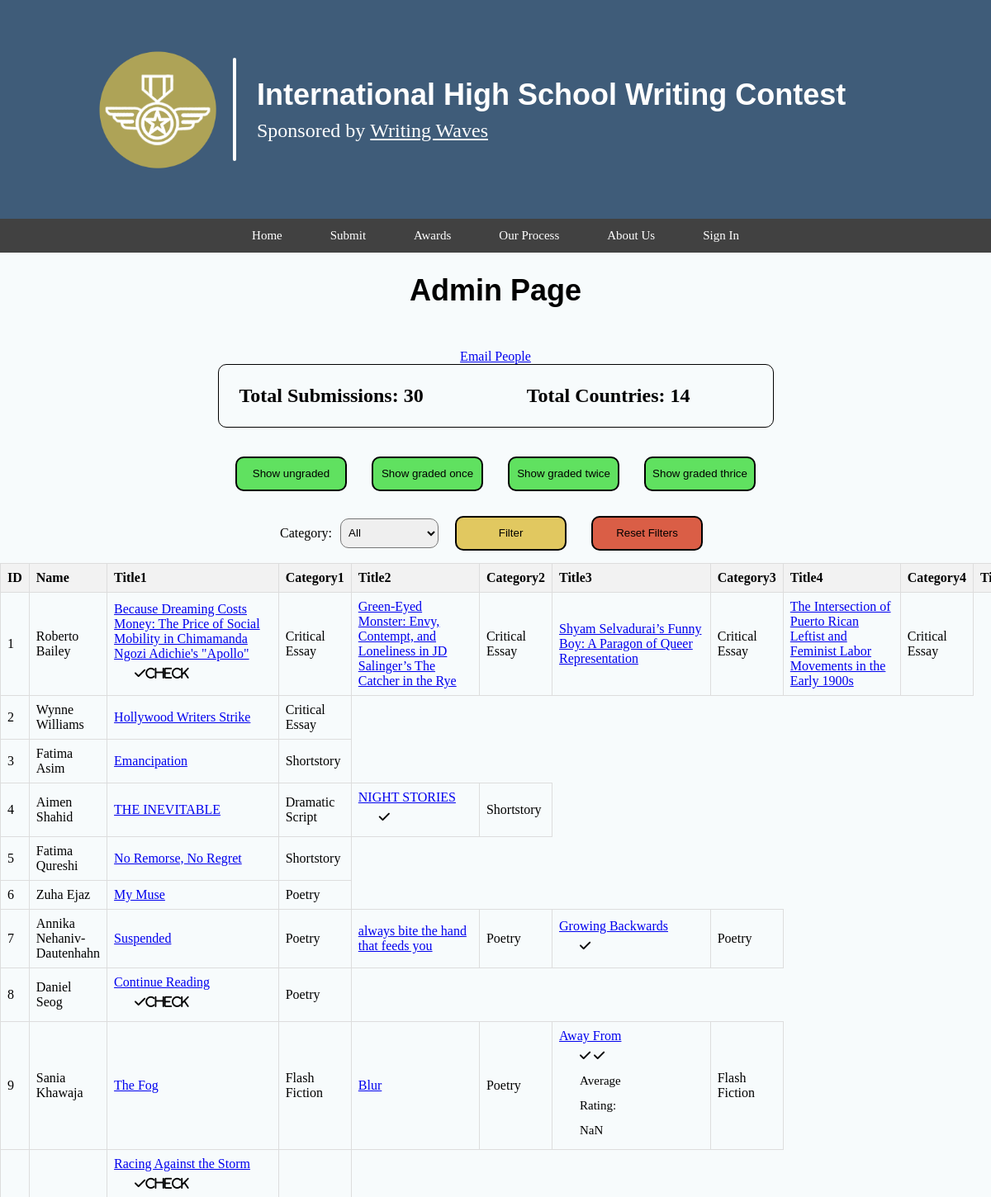
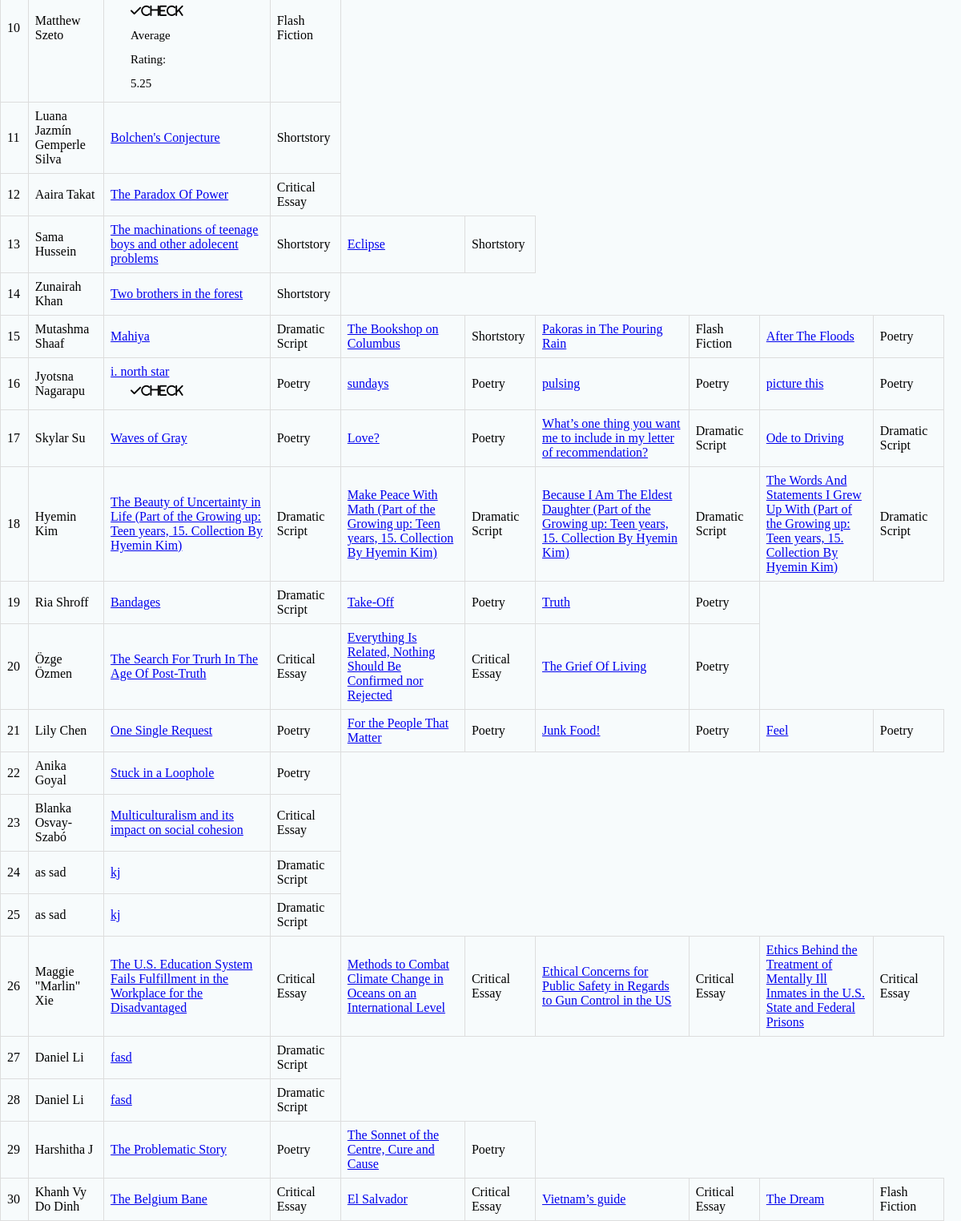
/admin-page/, run on the app's committed database (2 pictures, top to bottom).
### website_data/models.py (models this page shows, shortened)
class TestFileModel(models.Model):
    firstname = models.CharField(default="___", max_length=100, blank=True)
    lastname = models.CharField(default="___", max_length=100, blank=True)
    email = models.CharField(default="___", max_length=100, blank=True)
    phone_number = models.CharField(default="___", max_length=100, blank=True)
    country = models.CharField(default="___", max_length=100, blank=True)
    city = models.CharField(default="___", max_length=100, blank=True)
    zipcode = models.CharField(default="___", max_length=100, blank=True)
    grade_level = models.CharField(default="___", max_length=100, blank=True)
    birthday = models.DateField(default="1990-01-01", blank=True)
    school_name = models.CharField(default="___", max_length=100, blank=True)
    school_address = models.CharField(default="___", max_length=100, blank=True)
    parent_firstname = models.CharField(default="___", max_length=100, blank=True)
    parent_lastname = models.CharField(default="___", max_length=100, blank=True)
    parent_email = models.CharField(default="___", max_length=100, blank=True)
    parent_phone_number = models.CharField(default="___", max_length=100, blank=True)
    category1 = models.CharField(default="___", max_length=100, blank=True)
    title1 = models.CharField(default="___", max_length=100, blank=True)
    word_count1 = models.CharField(default="___", max_length=100, blank=True)
    pdf_file1 = models.FileField(default="___", blank=True)
    category2 = models.CharField(default="___", max_length=100, blank=True)
    title2 = models.CharField(default="___", max_length=100, blank=True)
    word_count2 = models.CharField(default="___", max_length=100, blank=True)
    pdf_file2 = models.FileField(default="___", blank=True)
    category3 = models.CharField(default="___", max_length=100, blank=True)
    title3 = models.CharField(default="___", max_length=100, blank=True)
    word_count3 = models.CharField(default="___", max_length=100, blank=True)
    pdf_file3 = models.FileField(default="___", blank=True)
    category4 = models.CharField(default="___", max_length=100, blank=True)
    title4 = models.CharField(default="___", max_length=100, blank=True)
    word_count4 = models.CharField(default="___", max_length=100, blank=True)
    pdf_file4 = models.FileField(default="___", blank=True)
    category5 = models.CharField(default="___", max_length=100, blank=True)
    title5 = models.CharField(default="___", max_length=100, blank=True)
    word_count5 = models.CharField(default="___", max_length=100, blank=True)
    pdf_file5 = models.FileField(default="___", blank=True)
    judge_model1 = models.OneToOneField(
        JudgeModel1, related_name="test_file_model", on_delete=models.SET_NULL, null=True, blank=True, default=None
    )
    judge_model2 = models.OneToOneField(
        JudgeModel2, related_name="test_file_model", on_delete=models.SET_NULL, null=True, blank=True, default=None
    )
    judge_model3 = models.OneToOneField(
        JudgeModel3, related_name="test_file_model", on_delete=models.SET_NULL, null=True, blank=True, default=None
    )
    average_rating = models.FloatField(null=True, blank=True, default=None)     # Field to store average rating
    all_judges_filled = models.BooleanField(default=False)
    is_email_notified = models.BooleanField(default=False)
    is_active = models.BooleanField(default=True)
    AWARD_CATEGORIES = (
        ('gold', 'Gold'),
        ('silver', 'Silver'),
        ('bronze', 'Bronze'),
        ('honor', 'Honor'),
        ('no_award', 'No Award'),
    )
    award = models.CharField(
        max_length=10,
        choices=AWARD_CATEGORIES,
        default='no_award',
        blank=True,
        help_text="Select the award category"
    )
    class Meta:
        verbose_name = "Student Submission"

class JudgeModel1(models.Model):
    graded_by = models.CharField(max_length=50)
    review = models.CharField(max_length=300, default='', null=True, blank=True)
    rating = models.CharField(max_length=5)
    submission = models.CharField(max_length=5, default='', null=True, blank=True)
    sub_number = models.CharField(max_length=5, default='', null=True, blank=True)

class JudgeModel2(models.Model):
    graded_by = models.CharField(max_length=50)
    review = models.CharField(max_length=300, default='', null=True, blank=True)
    rating = models.CharField(max_length=5)
    submission = models.CharField(max_length=5, default='', null=True, blank=True)
    sub_number = models.CharField(max_length=5, default='', null=True, blank=True)

### website_data/views.py (the view)
# urls.py: path('admin-page/', views.admin_page),
def admin_page(request):
    combined_model = list(JudgeModel1.objects.all().values()) + list(JudgeModel2.objects.all().values()) + list(JudgeModel3.objects.all().values())
    graded_lst = [int(i['submission']) for i in combined_model]
    countries = [d['country'] for d in list(TestFileModel.objects.all().values())]
    countries = set(countries)
    return render(request, "admin_page.html", {"submissions": list(TestFileModel.objects.all().values()),
                                               "gradings": combined_model,
                                               "graded_lst": graded_lst,
                                               "countries": countries})

### website_data/templates/admin_page.html (shortened to what this page needs)
{% load static %}
<!DOCTYPE html>
<html lang="en">
  <head>
    <link rel="stylesheet" href="../static/style.css" />
  </head>
  <body>
    <ul class="top-nav">
      <img class="logo" src="../static/jack_logo.png" alt="">
      <div class="vl"></div>
      <div class="title-nav">
        <h1>International High School Writing Contest</h1>
        <div class="underline-text">
          <h2>Sponsored by</h2>
          <h2 style="text-decoration: underline; margin-left: 6px !important;">Writing Waves</h2>
        </div>
      </div>
    </ul>
    <nav>
      <ul class="right">
        <li><a href="/home" style="color: white; background-color: rgba(0, 0, 0, 0);">Home</a></li>
        <li><a href="/submit">Submit</a></li>
        <li><a href="/awards">Awards</a></li>
        <li><a href="/process">Our Process</a></li>
        <li><a href="/about">About Us</a></li>
        <li><a href="/sign-in">Sign In</a></li>
      </ul>
    </nav>
    <h1>Admin Page</h1>
    <a href="/admin-page/email-page" style="text-align: center;">Email People</a>
    <div style="display: flex;border: 1px solid black;border-radius: 10px;margin: 0 auto 20px auto;">
      <h2>Total Submissions: {{submissions|length}}</h2>
      <h2>Total Countries: {{countries|length}}</h2>
    </div>
    <div class="filter-box">
      <button onclick="showUngraded()">Show ungraded</button>
      <button onclick="showGradedOnce()">Show graded once</button>
      <button onclick="showGradedTwice()">Show graded twice</button>
      <button onclick="showGradedThrice()">Show graded thrice</button>
    </div>
    <div class="filter-box">
      <label for="category">Category:</label>
      <select id="category" name="category">
          <option value="all">All</option>
      </select>
      <button onclick="filter()" style="background-color: #e1c860 !important;">Filter</button>
      <button onclick="javascript:window.location.reload()" style="background-color: #da5e46 !important;">Reset Filters</button>
    </div>
    <table id="submission-table">
      <thead>
        <tr>
          <th>ID</th>
          <th>Name</th>
          <th>Title1</th>
          <th>Category1</th>
          <th>Title2</th>
          <th>Category2</th>
          <th>Title3</th>
          <th>Category3</th>
          <th>Title4</th>
          <th>Category4</th>
          <th>Title5</th>
        </tr>
      </thead>
      <tbody>
        {% for submission in submissions %}
          {% if submission.id in graded_lst %}
            <tr class="graded">
              <td>{{forloop.counter}}</td>
              <td>{{submission.firstname}} {{submission.lastname}}</td>
              <td class='title-field'>
                <a href="/admin-page/submission?id={{submission.id}}&sub=1">{{submission.title1}}</a>
                <p class="judge-reviews">
                  {% for grade in gradings %}
                      {% if submission.id|slugify == grade.submission|slugify and grade.sub_number == '1' %}
                        <i class="fa-solid fa-check">check</i>
                      {% endif %}
                  {% endfor %}
                </p>
              </td>
              <td class='category-field'>{{submission.category1}}</td>
              {% if submission.title2 != "" and submission.title2 != "___" %}
                <td class='title-field'>
                  <a href="/admin-page/submission?id={{submission.id}}&sub=2">{{submission.title2}}</a>
                  <p class="judge-reviews">
                    {% for grade in gradings %}
                        {% if submission.id|slugify == grade.submission|slugify and grade.sub_number == '2' %}
                          <i class="fa-solid fa-check"></i>
                        {% endif %}
                    {% endfor %}
                  </p>
                </td>
                <td class='category-field'>{{submission.category2}}</td>
              {% endif %}
              {% if submission.title3 != "" and submission.title3 != "___" %}
                <td class='title-field'>
                  <a href="/admin-page/submission?id={{submission.id}}&sub=3">{{submission.title3}}</a>
                  <p class="judge-reviews">
                    {% for grade in gradings %}
                        {% if submission.id|slugify == grade.submission|slugify and grade.sub_number == '3' %}
                          <i class="fa-solid fa-check"></i>
                        {% endif %}
                    {% endfor %}
                  </p>
                </td>
                <td class='category-field'>{{submission.category3}}</td>
              {% endif %}
                {% if submission.title5 != "" and submission.title5 != "___" %}
                  <td class='title-field'>
                    <a href="/admin-page/submission?id={{submission.id}}&sub=5">{{submission.title5}}</a>
                  </td>
                  <td class='category-field'>{{submission.category5}}</td>
                {% endif %}
            </tr>
          {% else %}
            <tr>
              <td>{{forloop.counter}}</td>
              <td>{{submission.firstname}} {{submission.lastname}}</td>
              <td class='title-field'><a href="/admin-page/submission?id={{submission.id}}&sub=1">{{submission.title1}}</a></td>
              <td class='category-field'>{{submission.category1}}</td>
              {% if submission.title2 != "" and submission.title2 != "___" %}
                <td class='title-field'><a href="/admin-page/submission?id={{submission.id}}&sub=2">{{submission.title2}}</a></td>
                <td class='category-field'>{{submission.category2}}</td>
              {% endif %}
              {% if submission.title3 != "" and submission.title3 != "___" %}
                <td class='title-field'><a href="/admin-page/submission?id={{submission.id}}&sub=3">{{submission.title3}}</a></td>
                <td class='category-field'>{{submission.category3}}</td>
              {% endif %}
              {% if submission.title5 != "" and submission.title5 != "___" %}
                <td class='title-field'><a href="/admin-page/submission?id={{submission.id}}&sub=5">{{submission.title5}}</a></td>
                <td class='category-field'>{{submission.category5}}</td>
              {% endif %}
            </tr>
        {% endif %}
        {% endfor %}
      </tbody>
    </table>
</body>
</html>

### website_data/static/style.css (style rules this page uses)
html { overflow-x: hidden; }
body { margin: 0; background-color: #F7FBFC; position: relative; display: flex; flex-direction: column; }
h1 { font-family: 'Apex Mk3', sans-serif; text-align: center; font-size: 45px; margin: 25px; margin-bottom: 50px; }
@media screen and (max-width: 1232px) { h1 { font-size: 3vw; } }
@media screen and (max-width: 1232px) { h2 { font-size: 2vw; } }
body > nav > ul > li:nth-child(1) > a { color: black; background-color: white; }
@media (max-width: 1245px) { p, li, h3 { font-size: 15px !important; } }
body { overflow-x: hidden; }
h2 { line-height: 35px; margin-left: 25px; margin-right: 100px; }
p { margin-left: 25px; margin-right: 100px; line-height: 35px; }
nav { height: 41px; width: 100%; font-size: 20px; margin: 0; display: flex; flex-wrap: wrap; align-content: center; justify-content: center; top: 0; position: sticky; background-color: #414141; }
.top-nav { width: 100%; height: 65px; margin: 0; padding: 100px; background-color: #3f5c79; display: flex; align-items: center; }
.title-nav { display: flex; flex-direction: column; }
.title-nav h1 { margin-bottom: 0px !important; }
.title-nav h2 { margin-top: 5px !important; font-family: 'Apex Mk3'; font-weight: 300; color: white; }
.underline-text { display: flex; }
.underline-text h2 { margin-right: 0 !important; }
.logo { width: 182px; }
.vl { border-left: 4px solid rgb(255, 255, 255); border-radius: 5px; height: 125px; }
.top-nav h1 { color: white; }
nav ul { height: 175px; list-style-type: none; margin: 0; padding: 0; overflow: hidden; display: flex; align-items: center; }
nav ul li { float: left; }
nav ul li a { display: block; color: white; text-align: center; padding: 9px 29px; text-decoration: none; transition: background-color 0.1s ease-in-out; }
h2 { font-size: 2vw; }
p { font-size: 1vw; }
@media screen and (max-width: 1900px) { li { height: auto; font-size: 25px; } }

### website_data/templates/admin_page.html (style rules this page uses)
p { margin-left: 25px; margin-bottom: 0px; margin-right: 100px; margin-top: 0px; line-height: 30px; text-transform: capitalize; }
.filter-box { display: flex; flex-wrap: wrap; justify-content: center; }
.filter-box button { border-radius: 10px; outline: none; height: 42px; width: 135px; margin: 15px; background-color: #60e160; border: 2px solid black; cursor: pointer; }
.filter-box label { margin: auto 5px; }
.filter-box select { height: 36px; margin: auto 5px; border-radius: 10px; padding-left: 5px; cursor: pointer; }
table { border-collapse: collapse; width: 100%; }
th, td { border: 1px solid #dddddd; text-align: left; padding: 8px; }
th { background-color: #f2f2f2; }

### data on the page
TestFileModel: firstname "Roberto", lastname "Bailey", title1 "Because Dreaming Costs Money: The Price of Social Mobility in Chimamanda Ngozi Adichie's \"Apollo\"", category1 "Critical Essay", title2 "Green-Eyed Monster: Envy, Contempt, and Loneliness in JD Salinger’s The Catcher in the Rye", category2 "Critical Essay", title3 "Shyam Selvadurai’s Funny Boy: A Paragon of Queer Representation", category3 "Critical Essay", title5 "The Intersection of Puerto Rican Leftist and Feminist Labor Movements in the Early 1900s", category5 "Critical Essay"
TestFileModel: firstname "Wynne", lastname "Williams", title1 "Hollywood Writers Strike", category1 "Critical Essay"
TestFileModel: firstname "Fatima", lastname "Asim", title1 "Emancipation", category1 "Shortstory"
TestFileModel: firstname "Aimen", lastname "Shahid", title1 "THE INEVITABLE", category1 "Dramatic Script", title2 "NIGHT STORIES", category2 "Shortstory"
TestFileModel: firstname "Fatima", lastname "Qureshi", title1 "No Remorse, No Regret", category1 "Shortstory"
TestFileModel: firstname "Zuha", lastname "Ejaz", title1 "My Muse", category1 "Poetry"
TestFileModel: firstname "Annika", lastname "Nehaniv-Dautenhahn", title1 "Suspended", category1 "Poetry", title2 "always bite the hand that feeds you", category2 "Poetry", title3 "Growing Backwards", category3 "Poetry"
TestFileModel: firstname "Daniel", lastname "Seog", title1 "Continue Reading", category1 "Poetry"
TestFileModel: firstname "Sania", lastname "Khawaja", title1 "The Fog", category1 "Flash Fiction", title2 "Blur", category2 "Poetry", title3 "Away From", category3 "Flash Fiction"
TestFileModel: firstname "Matthew", lastname "Szeto", title1 "Racing Against the Storm", category1 "Flash Fiction"
TestFileModel: firstname "Luana Jazmín", lastname "Gemperle Silva", title1 "Bolchen's Conjecture", category1 "Shortstory"
TestFileModel: firstname "Aaira", lastname "Takat", title1 "The Paradox Of Power", category1 "Critical Essay"
TestFileModel: firstname "Sama", lastname "Hussein", title1 "The machinations of teenage boys and other adolecent problems", category1 "Shortstory", title2 "Eclipse", category2 "Shortstory"
TestFileModel: firstname "Zunairah", lastname "Khan", title1 "Two brothers in the forest", category1 "Shortstory"
TestFileModel: firstname "Mutashma", lastname "Shaaf", title1 "Mahiya", category1 "Dramatic Script", title2 "The Bookshop on Columbus", category2 "Shortstory", title3 "Pakoras in The Pouring Rain", category3 "Flash Fiction", title5 "After The Floods", category5 "Poetry"
TestFileModel: firstname "Jyotsna", lastname "Nagarapu", title1 "i. north star", category1 "Poetry", title2 "sundays", category2 "Poetry", title3 "pulsing", category3 "Poetry", title5 "picture this", category5 "Poetry"
TestFileModel: firstname "Skylar", lastname "Su", title1 "Waves of Gray", category1 "Poetry", title2 "Love?", category2 "Poetry", title3 "What’s one thing you want me to include in my letter of recommendation?", category3 "Dramatic Script", title5 "Ode to Driving", category5 "Dramatic Script"
TestFileModel: firstname "Hyemin", lastname "Kim", title1 "The Beauty of Uncertainty in Life (Part of the Growing up: Teen years, 15. Collection By Hyemin Kim)", category1 "Dramatic Script", title2 "Make Peace With Math (Part of the Growing up: Teen years, 15. Collection By Hyemin Kim)", category2 "Dramatic Script", title3 "Because I Am The Eldest Daughter (Part of the Growing up: Teen years, 15. Collection By Hyemin Kim)", category3 "Dramatic Script", title5 "The Words And Statements I Grew Up With (Part of the Growing up: Teen years, 15. Collection By Hyemin Kim)", category5 "Dramatic Script"
TestFileModel: firstname "Ria", lastname "Shroff", title1 "Bandages", category1 "Dramatic Script", title2 "Take-Off", category2 "Poetry", title3 "Truth", category3 "Poetry"
TestFileModel: firstname "Özge", lastname "Özmen", title1 "The Search For Trurh In The Age Of Post-Truth", category1 "Critical Essay", title2 "Everything Is Related, Nothing Should Be Confirmed nor Rejected", category2 "Critical Essay", title3 "The Grief Of Living", category3 "Poetry"
TestFileModel: firstname "Lily", lastname "Chen", title1 "One Single Request", category1 "Poetry", title2 "For the People That Matter", category2 "Poetry", title3 "Junk Food!", category3 "Poetry", title5 "Feel", category5 "Poetry"
TestFileModel: firstname "Anika", lastname "Goyal", title1 "Stuck in a Loophole", category1 "Poetry"
TestFileModel: firstname "Blanka", lastname "Osvay-Szabó", title1 "Multiculturalism and its impact on social cohesion", category1 "Critical Essay"
TestFileModel: firstname "as", lastname "sad", title1 "kj", category1 "Dramatic Script"
TestFileModel: firstname "as", lastname "sad", title1 "kj", category1 "Dramatic Script"
TestFileModel: firstname "Maggie \"Marlin\"", lastname "Xie", title1 "The U.S. Education System Fails Fulfillment in the Workplace for the Disadvantaged", category1 "Critical Essay", title2 "Methods to Combat Climate Change in Oceans on an International Level", category2 "Critical Essay", title3 "Ethical Concerns for Public Safety in Regards to Gun Control in the US", category3 "Critical Essay", title5 "Ethics Behind the Treatment of Mentally Ill Inmates in the U.S. State and Federal Prisons", category5 "Critical Essay"
TestFileModel: firstname "Daniel", lastname "Li", title1 "fasd", category1 "Dramatic Script"
TestFileModel: firstname "Daniel", lastname "Li", title1 "fasd", category1 "Dramatic Script"
TestFileModel: firstname "Harshitha", lastname "J", title1 "The Problematic Story", category1 "Poetry", title2 "The Sonnet of the Centre, Cure and Cause", category2 "Poetry"
TestFileModel: firstname "Khanh Vy", lastname "Do Dinh", title1 "The Belgium Bane", category1 "Critical Essay", title2 "El Salvador", category2 "Critical Essay", title3 "Vietnam’s guide", category3 "Critical Essay", title5 "The Dream", category5 "Flash Fiction"

### other printed values
{{ submissions|length }} "30"
{{ countries|length }} "14"
